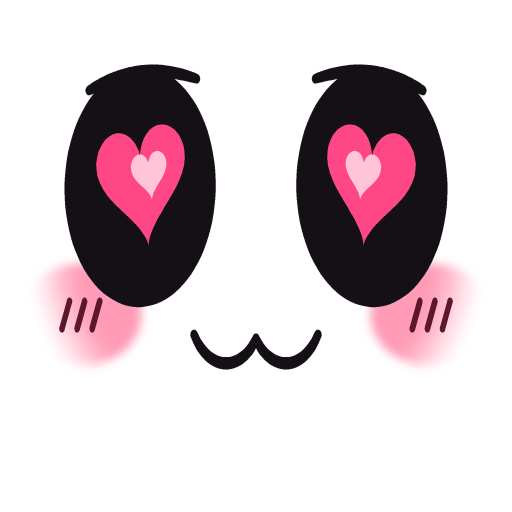
#> input picture assets/mascot/expressions/crush_hearts.png, 1024 x 1024 px, given in place of cal_024.png, which was not available (shown at 1/2 size)
$ python make_junction.py ../../assets/mascot/expressions/crush_hearts.png
#> lines starting #> are read from the running program, lines starting #| are printed output that depends on the picture
from pathlib import Path
from PIL import Image,ImageDraw,ImageFont
import subprocess,sys
P=Path('D:/remotionshorts/renders/slow_eddie_v13');final='final' in sys.argv
frames=[24,31,61,74,76,78,91,121,122,167,169,171,210,211,280,286,300]
font=ImageFont.truetype('C:/Windows/Fonts/arialbd.ttf',20)
out=Image.new('RGB',(7*222,3*440+60),'#111822');d=ImageDraw.Draw(out);d.text((20,15),'V13 TRANSITION JUNCTIONS / '+('ENCODED DELIVERY' if final else 'CALIBRATION'),font=font,fill='white')
#> after `out = Image.new('RGB', (7 * 222, 3 * 440 + 60), '#111822')`:
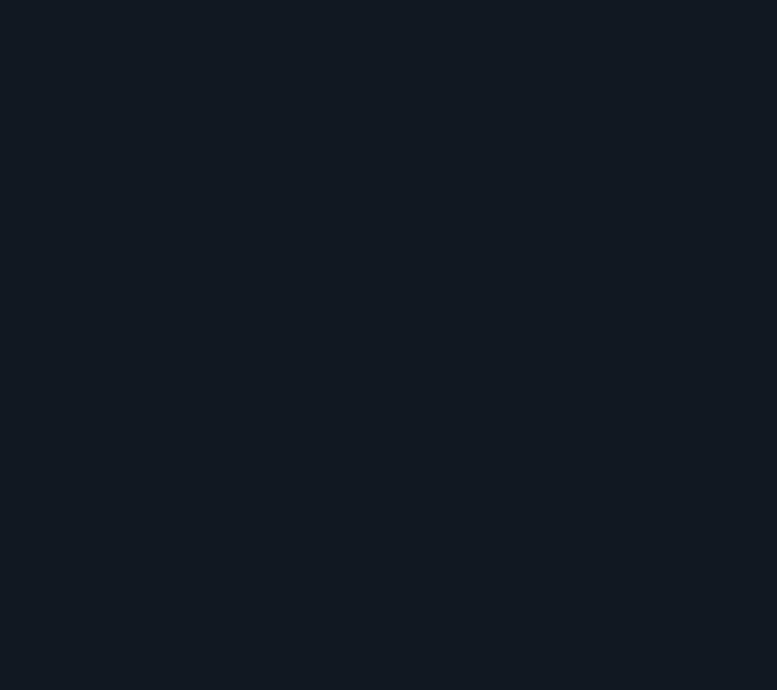
#> out: PIL image 1554x1380 RGB (shown at 1/2 size); mean R, G, B 17, 24, 34
for i,f in enumerate(frames):
 if final:
  path=P/f'junction/frame_{f:04d}.png';path.parent.mkdir(exist_ok=True);subprocess.run(['ffmpeg','-v','error','-y','-ss',str((f-1)/30),'-i',str(P/'slow_eddie_v13_1080p.mp4'),'-frames:v','1',str(path)],check=True);im=Image.open(path).convert('RGB')
 else:
  im=Image.open(P/f'cal_{f:03d}.png').convert('RGB')
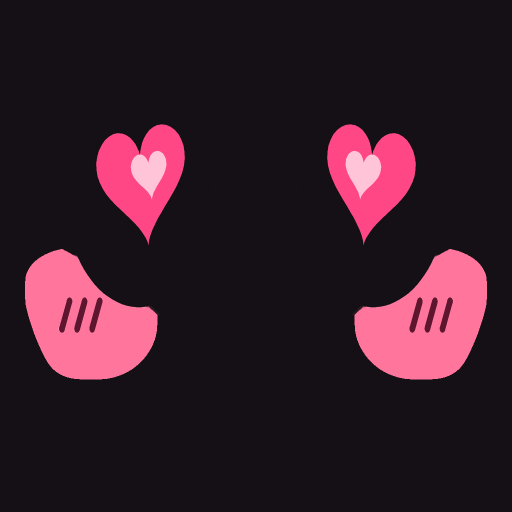
#> im: PIL image 1024x1024 RGB (shown at 1/2 size); mean R, G, B 50.9, 27.9, 39
  if 24<=f<=30 and (P/f'launch/frame_{f:04d}.png').exists():
   alt=Image.open(P/f'launch/frame_{f:04d}.png').convert('RGB').resize(im.size)
   alpha=(f-24)/2 if f<=26 else (1 if f<=30 else 1-(f-30)/3);im=Image.blend(im,alt,alpha)
 x=i%7*222;y=60+i//7*440;d.text((x+8,y),f'f{f:03d} / {(f-1)/30:.3f}s',font=font,fill='white');out.paste(im.resize((216,384),Image.Resampling.LANCZOS),(x+3,y+30))
#> pass 2 of the loop `for i,f in enumerate(frames):`:
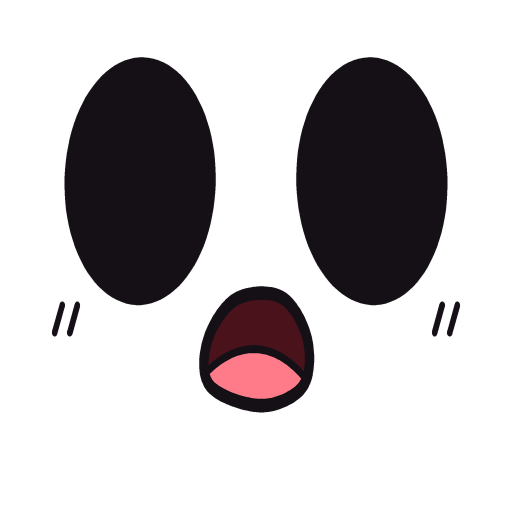
#> input picture assets/mascot/expressions/curious_o.png, 1024 x 1024 px, given in place of cal_031.png, which was not available (shown at 1/2 size)
#> `im=Image.open(P/f'cal_{f:03d}.png').convert('RGB')`:
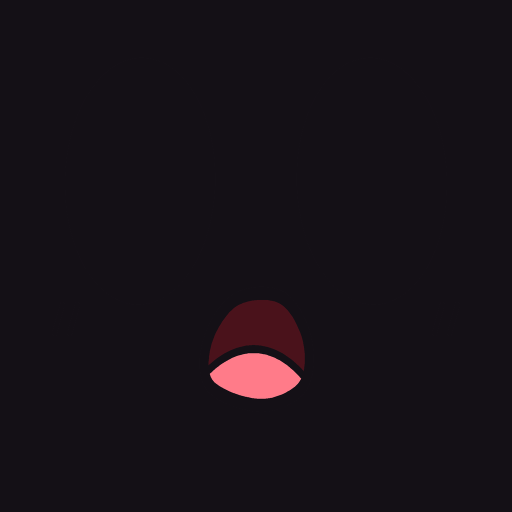
#> im: PIL image 1024x1024 RGB (shown at 1/2 size); mean R, G, B 23.4, 17.2, 23.4
#> `out.paste(im.resize((216, 384), Image.Resampling.LANCZOS), (x + 3, y +`:
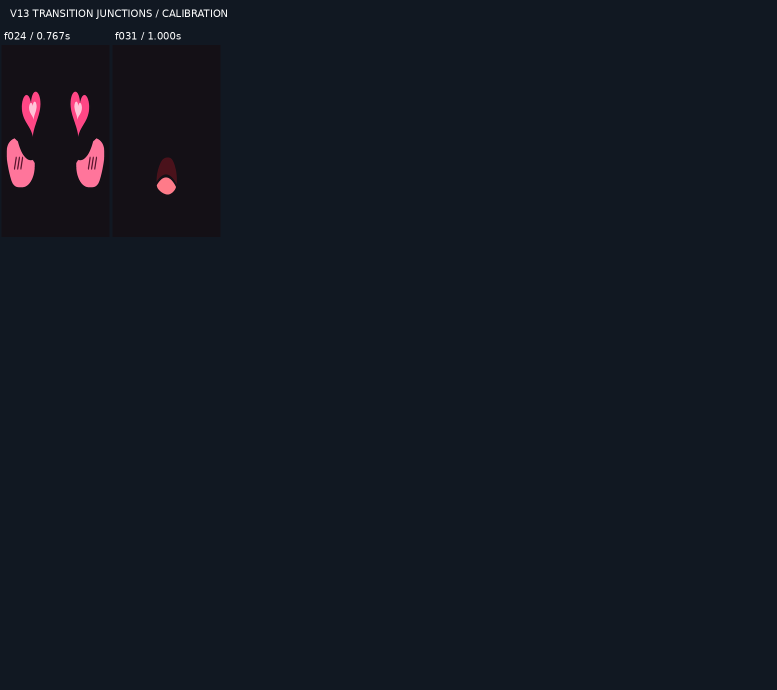
#> out: PIL image 1554x1380 RGB (shown at 1/2 size); mean R, G, B 18.9, 24.2, 34.1
#> (the run stopped early here; a loop or call above may not have finished)
